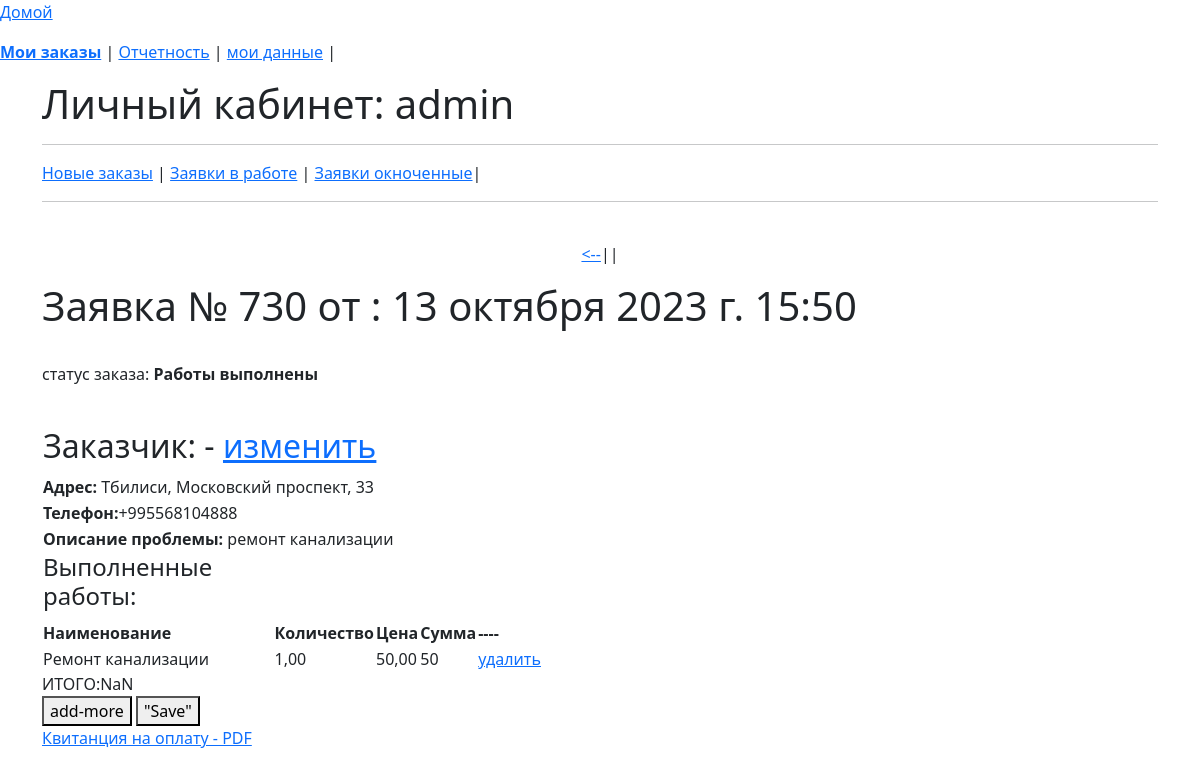
Page /list_order/730 (signed in) on the committed database.
### app_site/models.py (models this page shows)
class OrderList(models.Model):
    time_in = models.DateTimeField(auto_now_add=True, verbose_name='Дата заказа')
    time_out = models.DateTimeField(null=True, blank=True, verbose_name='Дата выполнения')
    repairer_id = models.ForeignKey(User, on_delete=models.SET_NULL, null=True, blank=True,
                                    verbose_name='Мастер', default='', )
    price = models.DecimalField(decimal_places=2, max_digits=7, null=True, blank=True, verbose_name='Стоимость работ')
    text_order = models.CharField(max_length=1500, verbose_name='Описание проблемы', blank=True, null=True)
    customer_name = models.CharField(max_length=50, verbose_name='Ваше имя')
    customer_phone = models.CharField(max_length=16, verbose_name='Номер телефона')
    customer_telegram = models.CharField(max_length=26, verbose_name='Телеграм', blank=True, null=True)
    customer_code = models.CharField(max_length=16, verbose_name='Код организации', blank=True, null=True)
    address_city = models.CharField(max_length=2, choices=CITY_CHOICES, default='TB', null=True, blank=True,
                                    verbose_name='Город')
    order_status = models.CharField(max_length=3, choices=ORDER_STATUS, default='BEG', null=True, blank=True,
                                    verbose_name='Статус заказа')
    address_street_app = models.CharField(max_length=150, verbose_name='Улица', null=True, blank=True)
    address_num = models.CharField(max_length=10, verbose_name='Номер дома', null=True, blank=True)
    services = models.ManyToManyField('Service', through='Invoice')
    class Meta:
        verbose_name = 'Список заказов'
        verbose_name_plural = 'Список заказов'

class Invoice(models.Model):
    service_id = models.ForeignKey('Service', on_delete=models.CASCADE, null=True, blank=True, )
    order_id = models.ForeignKey('OrderList', on_delete=models.CASCADE, null=True, blank=True, )
    quantity_type = models.CharField(choices=QUANTITY_CHOICES, max_length=3, null=True, blank=True,
                                     verbose_name='Измерение')
    quantity = models.DecimalField(decimal_places=2, max_digits=7, null=True, blank=True, verbose_name='Количество')
    price = models.DecimalField(decimal_places=2, max_digits=7, null=True, blank=True, verbose_name='Цена')
    class Meta:
        verbose_name = 'Список работ заказа'
        verbose_name_plural = 'Список работ заказа'

class Service(models.Model):
    name = models.\
        CharField(null=True, blank=True, max_length=500, verbose_name='Услуга')
    type = models.CharField(choices=WORK_CHOICES, null=True, blank=True, max_length=3, verbose_name='Вид работ')
    class Meta:
        ordering = ['type', 'name']
        verbose_name = 'Виды работ'
        verbose_name_plural = 'Виды работ'
    def __str__(self):
        return f"{self.name}"

### app_site/views.py (the view, shortened to what this page needs)
# urls.py: path('list_order/<int:pk>', InvoiceCreate.as_view(), name='invoice'),
class InvoiceCreate(LoginRequiredMixin, DetailView):
    model = OrderList
    context_object_name = 'info'
    template_name = 'invoice.html'
    def get_context_data(self, **kwargs):
        context = super().get_context_data()
        context['invoice'] = Invoice.objects\
                                    .filter(order_id=self.object.pk)\
                                    .select_related('service_id')\
                                    .defer('service_id__type')\
                                    .annotate(amount=F('price') * F('quantity'))
        InvoiceFormSet = modelformset_factory(Invoice, form=InvoiceForm, extra=0)
        formset = InvoiceFormSet(queryset=Invoice.objects.none())
        context['form'] = formset
        context['type_work'] = WORK_CHOICES
        context['next'] = OrderList.objects.filter(pk__gt=self.object.pk).values('pk').first()
        context['prev'] = OrderList.objects.filter(pk__lt=self.object.pk).order_by('-pk').values('pk').first()
        return context

### app_site/templatetags/custom_filters.py (called while the page is built)
@register.filter()
def choice_tag(value, A):
    try:
        if A == 'city':
            a = dict(CITY_CHOICES)
        elif A == 'status_order':
            a = dict(ORDER_STATUS)
        elif A == 'month':
            a = dict(MONTH)
        elif A == 'work_type':
            a = dict(WORK_CHOICES)
        return f'{a[value]}'
    except KeyError:
        return f''

### templates/invoice.html (shortened to what this page needs)
{% extends 'flatpages/default_user.html' %}
{% load custom_filters %}
{% load custom_tags %}
{% block body %}
<hr>
<a href="{% url 'list_order' %}?work_status=SND">Новые заказы</a> | <a href="{% url 'list_order'%}?work_status=RCV">Заявки в работе</a> |
<a href="{% url 'list_order'%}?work_status=END">Заявки окноченные</a>|
<hr>
<br>
{% if prev.pk %}
<p align="center">
<a href="{% url 'invoice' prev.pk %}" ><--</a>||
{% endif %}
</p>
<h1>Заявка № {{ info.id }} от : {{ info.time_in }}</h1><br>
{% if info.order_status == 'END' %}
<p  >статус заказа: <b id="stepstatuswork">Работы выполнены</b>
</p>
{% endif %}
<br>
    <table width="700"><tr>
        <td><h2>Заказчик: {{ info.customer_name }}  <a href="../list_order/update/{{ info.pk}}">изменить</a></h2></td>
    </tr>
        <tr>
        <td><b>Адрес: </b>{{ info.address_city|choice_tag:'city' }}, {{ info.address_street_app }}, {{ info.address_num }}</td>
    </tr>
    <tr>
         <td><b>Телефон:</b>{{ info.customer_phone }}</td>
    </tr>
    <tr>
         <td><b>Описание проблемы:</b> {{ info.text_order }}</td>
    </tr>
    </table>
{% if info.order_status == 'SND' %}
<table width="500" id="table_invoice" class="hidden">
{% else %}
<table width="500" id="table_invoice">
{% endif %}
    <tr clospan="5"><td><h4>Выполненные работы: </h4></td></tr>
 <tr>
            <th>Наименование </th>
            <th>Количество </th>
            <th>Цена</th>
            <th>Сумма</th>
            <th>----</th>
    </tr>
{% for g in invoice %}
    <tr class="form_text">
            <td name="service_id">{{ g.service_id }} </td>
            <td name="quantity">{{ g.quantity }} </td>
            <td name="price">{{ g.price }}</td>
            <td name="amount">{{ g.amount }}</td>
            <td name="delete"><a href="{% url 'delete-item-of-order' g.pk %}" class="link-delete" >удалить</a></td>
    </tr>
{% endfor %}
    <tr id="total"><td></td></tr>
</table>
{% if info.order_status == 'SND' %}
<form action="" method="post" id="id_form" class="hidden">
{% else %}
<form action="" method="post" id="id_form" >
{% endif %}
    <button id="add-more" type="button">add-more</button>
    <button type="submit"> "Save" </button><br>
<a href="pdf/{{ info.id }}">Квитанция на оплату - PDF</a>
</form>
        {% endblock body %}

### templates/flatpages/default_user.html (shortened to what this page needs)
{% load static %}
<!doctype html>
<html lang="en">
  <head>
    <link href="https://cdn.jsdelivr.net/npm/bootstrap@5.3.0/dist/css/bootstrap.min.css" rel="stylesheet">
  </head>
  <body>
<p><a href="{% url 'home' %}" >Домой</a></p>
{% url 'list_order' as the_url1 %}
{% url 'stat' as the_url2 %}
{% url 'user' request.user.id as the_url3 %}
<p>
{% if the_url1 in request.get_full_path  %}
<a href="{{ the_url1 }}"><b>Мои заказы</b></a> |
{% else %}
<a href="{{ the_url1 }}">Мои заказы</a> |
{% endif %}
{% if the_url2 in request.get_full_path  %}
<a href="{{ the_url2 }}"><b>Отчетность</b></a> |
{% else %}
<a href="{{ the_url2 }}">Отчетность</a> |
{% endif %}
{% if the_url3 in request.get_full_path  %}
<a href="{{ the_url3 }}"><b>мои данные</b></a> |
{% else %}
<a href="{{ the_url3 }}">мои данные</a> |
{% endif %}
</p>
<div class="container">
<h1 class="test">Личный кабинет: {{ user.username }}</h1>
{% block body %}
{% endblock body%}
</div>
  </body>
</html>

### rows in the picture
OrderList: id "730", time_in "13 октября 2023 г. 15:50", customer_name "-", address_city|choice_tag "Тбилиси", address_street_app "Московский проспект", address_num "33", customer_phone "+995568104888", text_order "ремонт канализации"
Invoice: service_id "Ремонт канализации", quantity "1,00", price "50,00", amount "50"

### other values in the picture
{{ user.username }} "admin"
